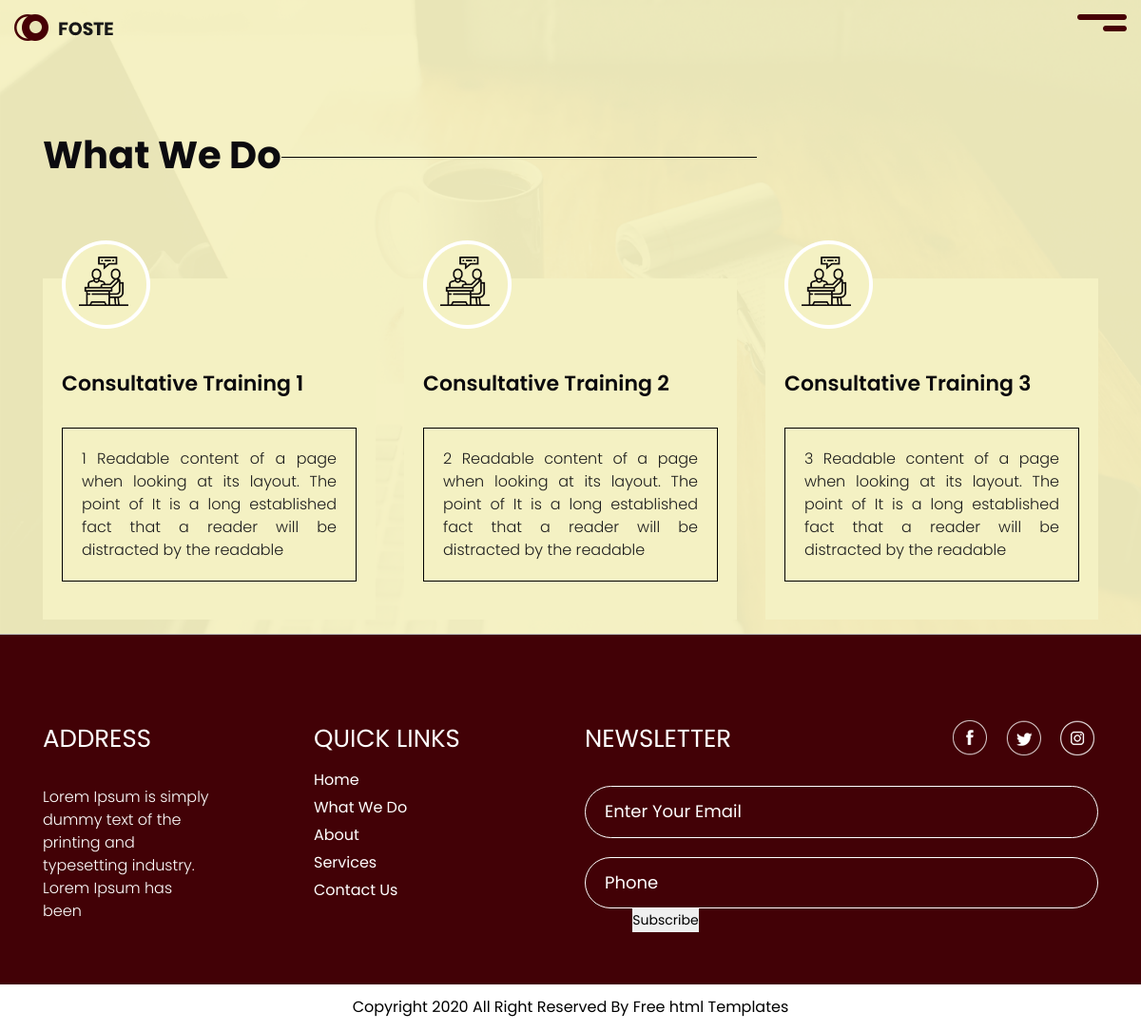
The page /whatwedo on the database its author committed.
### app/models.py (models this page shows)
class Blog(db.Model):
    id = db.Column(db.Integer, primary_key=True)
    feedback = db.Column(db.Text)
    blogname = db.Column(db.Text)

### app/views.py (the view)
@app.route("/whatwedo")
def whatwedo():
    blogs_data = Blog.query.all()
    return render_template("whatwedo.html", blogs=blogs_data)

### app/templates/whatwedo.html (shortened to what this page needs)
<!DOCTYPE html>
<html lang="en">
{%extends 'base.html'%}
    {%block whatwedo%}
    <div class="advisor_section layout_padding">
        <div class="container">
            <h1 class="what_text">What We Do</h1>
        </div>
    <div class="advisor_section_2 layout_padding">
        <div class="container">
            <div class="box_section">
                <div class="row">
                    {% for blog in blogs %}
                    <div class="col-lg-4 col-sm-12">
                        <div class="box_main">
                            <div class="image_3"></div>
                            <h4 class="consultative_text"> {{ blog.feedback }} </h4>
                            <p class="ipsum_text">{{ blog.blogname }}</p>
                        </div>
                    </div>
                    {% endfor %}
                </div>
            </div>
        </div>
    </div>
    {%endblock%}

### app/static/css/style.css (style rules this page uses)
* { box-sizing: border-box !important; transition: ease all 0.5s; }
html { scroll-behavior: smooth; overflow-x: hidden !important; }
body { color: #666666; font-size: 14px; font-family: Poppins; line-height: 1.80857; font-weight: normal; overflow-x: hidden !important; }
h1, h2, h3, h4, h5, h6 { letter-spacing: 0; font-weight: normal; position: relative; padding: 0 0 10px 0; font-weight: normal; line-height: normal; color: #111111; margin: 0 }
h1 { font-size: 24px }
h4 { font-size: 16px }
*, *::after, *::before { -webkit-box-sizing: border-box; -moz-box-sizing: border-box; box-sizing: border-box; }
p { margin: 20px; font-weight: 300; font-size: 15px; line-height: 24px; }
.layout_padding { padding-top: 90px; padding-bottom: 0px; }
.advisor_section { width: 100%; float: left; }
.what_text { width: 100%; float: left; color: #0c0b0f; font-size: 40px; font-weight: bold; }
.what_text::after { content: ''; position: absolute; background-color: #000; width: 500px; height: 1px; top: 32px; }
.box_main { width: 100%; float: left; background-color: #f4f1c3; height: auto; padding: 0px 20px 20px 20px; }
.consultative_text { width: 100%; float: left; color: #0c0b0e; font-size: 22px; font-weight: 600; }
.image_3 { width: 100%; float: left; background-image: url(../images/img-3.png); height: 94px; background-repeat: no-repeat; top: -40px; position: relative; }
.advisor_section_2 { width: 100%; float: left; }
.ipsum_text { width: 100%; float: left; font-size: 16px; color: #1d1d1d; margin-left: 0px; padding: 20px; border: 1px solid #000; text-align: justify; }

### app/static/css/icomoon.css (style rules this page uses)
body { background: #fff; }

### rows shown on the page
Blog: feedback "Consultative Training 1", blogname "1 Readable content of a page when looking at its layout. The point of It is a long established fact that a reader will be distracted by the readable"
Blog: feedback "Consultative Training 2", blogname "2 Readable content of a page when looking at its layout. The point of It is a long established fact that a reader will be distracted by the readable"
Blog: feedback "Consultative Training 3", blogname "3 Readable content of a page when looking at its layout. The point of It is a long established fact that a reader will be distracted by the readable"
